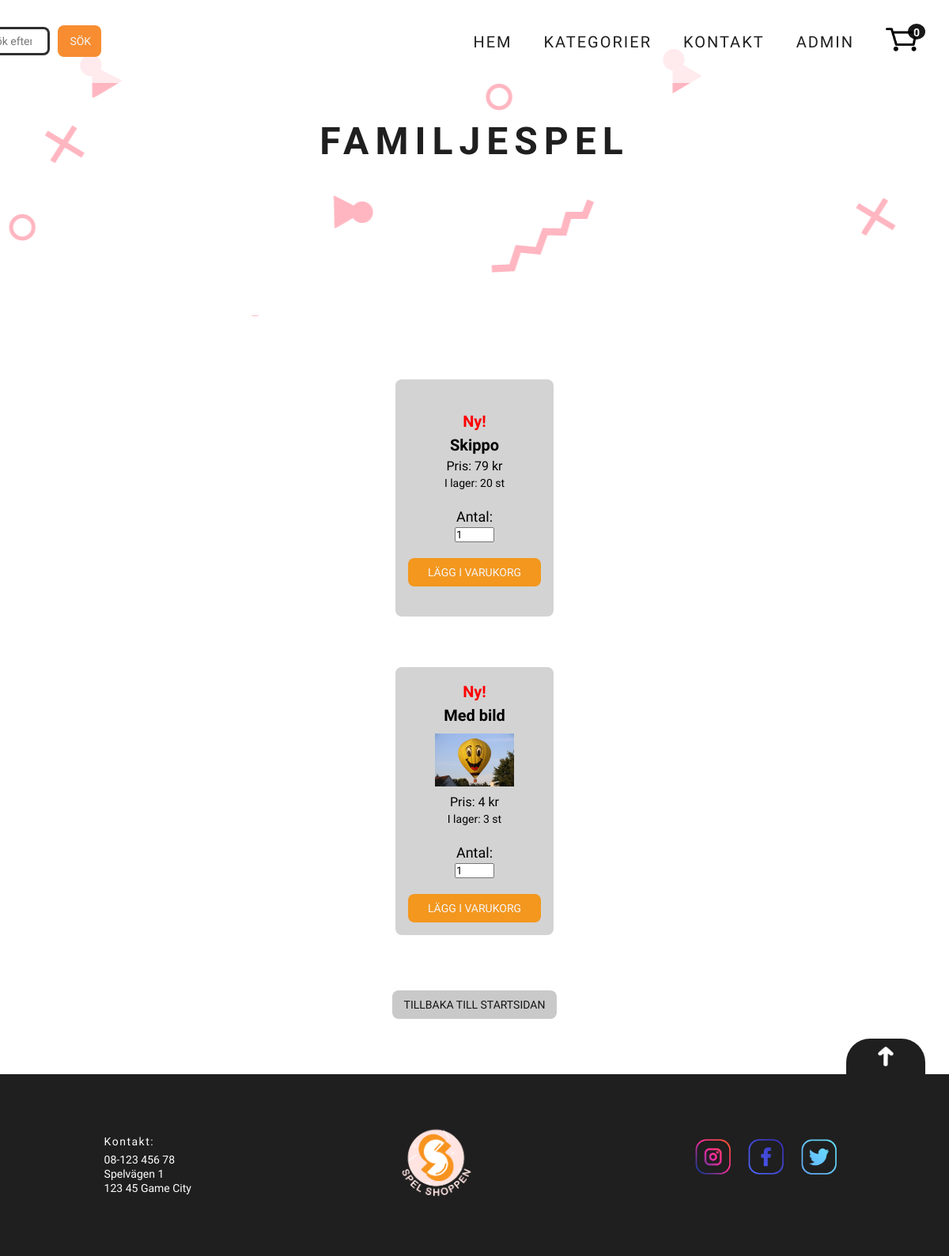
/categorypage/categorypage.php, run on an earlier commit of the app's database.
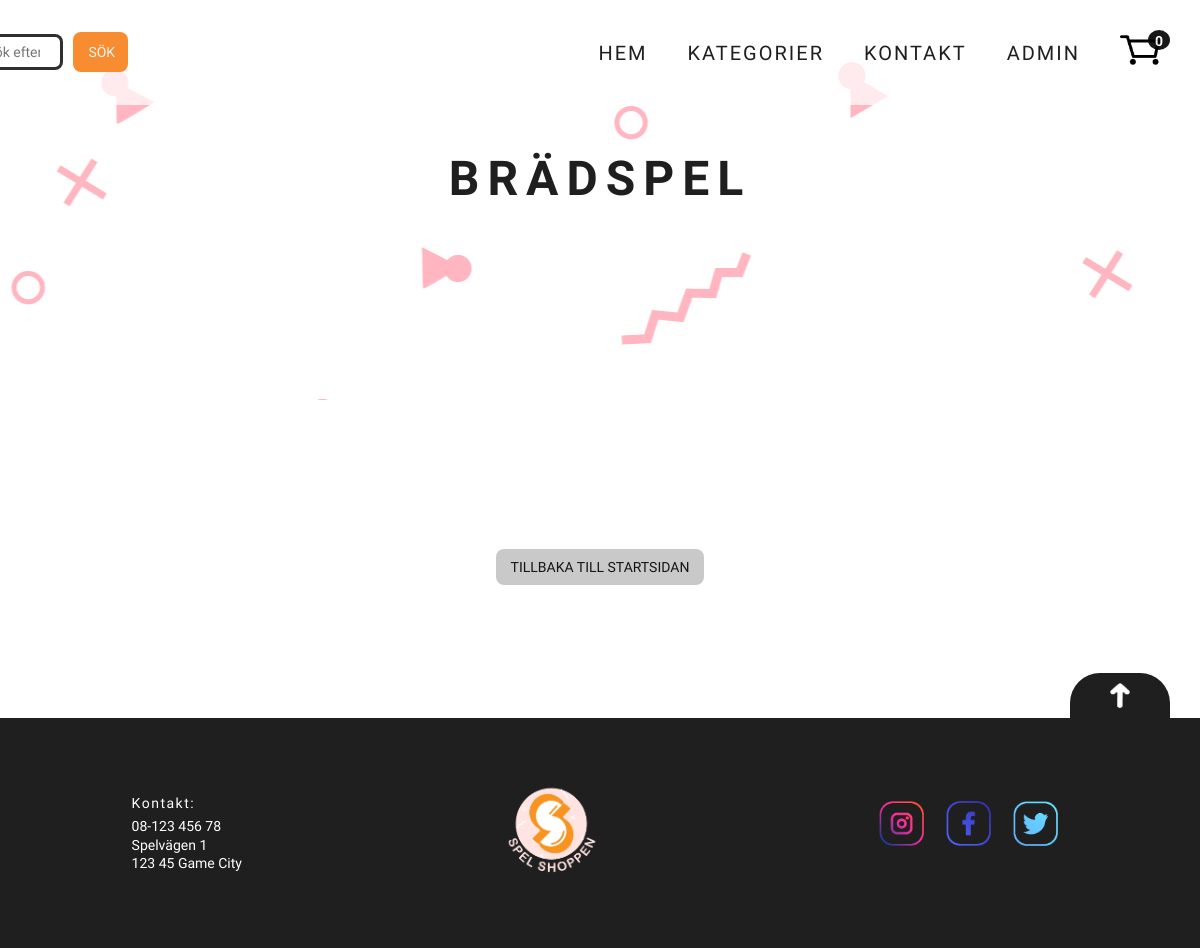
And on a later commit of the database.
### tables this page shows
CREATE TABLE `webshop_categories` (
  `categoryid` int(11) NOT NULL,
  `category` varchar(100) NOT NULL,
  `image` varchar(200) NOT NULL
);

CREATE TABLE `webshop_products` (
  `productid` int(11) NOT NULL,
  `categoryid` int(11) NOT NULL,
  `title` varchar(500) NOT NULL,
  `description` varchar(1000) NOT NULL,
  `price` decimal(10,0) NOT NULL,
  `quantity` int(11) NOT NULL,
  `productimg` varchar(1000) NOT NULL,
  `date` datetime NOT NULL DEFAULT current_timestamp()
);

### categorypage/categorypage.php (the view, shortened to what this page needs)
<?php
require_once '../second_header_extern.php';
require_once '../config/db.php';
  if(isset($_GET['id'])){
  $currentCategory = htmlspecialchars($_GET['id']);
} else {
  $currentCategory = 1;
};
$stmt = $db->prepare("SELECT * FROM webshop_products WHERE categoryid = $currentCategory");
$stmt->execute();
$statement = $db->prepare("SELECT `categoryid`, `category`
FROM `webshop_categories` WHERE categoryid = $currentCategory");
$statement->execute();
while ($rowCategory = $statement->fetch(PDO::FETCH_ASSOC)){
$category = htmlspecialchars($rowCategory['category']);
}
$sqlDate = "SELECT * FROM webshop_products WHERE quantity > 0 ORDER BY date ASC LIMIT 3";
$stmtDate = $db->prepare($sqlDate);
$stmtDate->execute();
?>
<section>
  <h1 class="category_name"><?php echo $category ?></h1>
  </header>
  <main>
  <div class="product_container">
    <?php
    while ($outletRow = $stmtDate->fetch(PDO::FETCH_ASSOC)) :
      $outletProductid[] = $outletRow['productid'];
    endwhile;
    while ($row = $stmt->fetch(PDO::FETCH_ASSOC)) :
      $title = htmlspecialchars($row['title']);
      $price = htmlspecialchars($row['price']);
      $productid = htmlspecialchars($row['productid']);
      $quantity = htmlspecialchars($row['quantity']);
      $date = htmlspecialchars($row['date']);
      $productimg = unserialize($row['productimg']);
      $percentage = 0.9;
      $outletPrice = ceil($price * $percentage);
      $savings = $price - $outletPrice;
        $any_items = "I lager: " . $quantity . " st";
            $now = date("yy-m-d");
            $dateNow=date_create($now);
            $dateProd=date_create($date);
            $diff=date_diff($dateProd,$dateNow);
            $diffDays = $diff->format('%R%a days');
            if($diffDays < 7){
                    if ($quantity == "0") {
                      echo "";
                  } else {
                    echo
                    "<div class='product_card'>
                    <h3 class='product_price-new'>Ny!</h3>
                          <a href= '../product/product_info.php? id=$productid'
                          class='product_title'>$title</a>";
                          if(!empty($productimg) && $productimg[0] !== ""){
                            echo "<img src='../images/$productimg[0]' width='100px' class='product_img'>";
                            }
                          echo "<span class='product_price'>Pris: $price kr</span>
                          <p class='any-items'>$any_items</p>
                          <p class='hidden-price' style='display:none'>$price</p>
                          <p class='hidden-quantity' style='display:none;'>$quantity</p>
                          <p class='hidden-productid' style='display:none'>$productid</p>
                          <label for='cartQty'>Antal:</label>
                          <input type='number' id='cartQty' name='cartQty' class='cartQty' min='1' max='$quantity' value='1'>
                     <button class='cart-btn product_card-btn'>Lägg i varukorg</button>";
                  }
                echo "</div>";
            }else if(in_array($productid, $outletProductid)) {
                    if ($quantity == "0") {
                     echo "";
                  }else{
                    echo
              "<div class='product_card'>
              <p class='product_price-outlet'>Pris: $outletPrice kr</p>
                    <a href= '../product/product_info.php? id=$productid'
                    class='product_title'>$title</a>";
                    if(!empty($productimg) && $productimg[0] !== ""){
                      echo "<img src='../images/$productimg[0]' width='100px' class='product_img'>";
                      }
                    echo "
                    <p class='product_price-old'>Normalpris: $price kr</p>
                    <p class='product_price-savings'>Du sparar: $savings kr! (-10%) </p>
                    <p class='any-items'>$any_items</p>
                    <p class='hidden-price' style='display:none;'>$price</p>
                    <p class='hidden-outletPrice' style='display:none;'>$outletPrice</p>
                    <p class='hidden-quantity' style='display:none;'>$quantity</p>
                    <p class='hidden-productid' style='display:none'>$productid</p>
                    <label for='cartQty'>Antal:</label>
                    <input type='number' id='cartQty' name='cartQty' class='cartQty' min='1' max='$quantity' value='1'>
                     <button class='cart-btn product_card-btn'>Lägg i varukorg</button>";
                  }
                echo "</div>";
            }
    endwhile;
    ?>
  </div>
  <br>
  <br>
  <button class="btn-back"><a href="../index.php">Tillbaka till startsidan</a></button>
<?php require_once '../footer.php'; ?>

### second_header_extern.php (shortened to what this page needs)
<?php
require_once "config/db.php";
$stmt = $db->prepare("SELECT `categoryid`, `category`
                      FROM `webshop_categories`");
$stmt->execute();
while ($row = $stmt->fetch(PDO::FETCH_ASSOC)) {
  $category = htmlspecialchars($row['category']);
}
?>
<!DOCTYPE html>
<html lang="en">
<head>
  <link rel="stylesheet" type="text/css" href="styles/main.css" />
  <link rel="stylesheet" type="text/css" href="../styles/main.css" />
</head>
<body>
  <header class="second_hero" id="home">
    <div class="menu-wraper">
      <div class="menu-wraper">
        <nav class="menu_nav">
          <ul class="menu-wraper__link-list">
            <li class="menu-wraper__link-item">
              <form id="search-form" action="" class="search-form">
                <input type="text" name="search" id="search-Field" class="search-form__input-field" placeholder="Sök efter spel">
                <button id="search_btn">Sök</button>
              </form>
            </li>
            <li class="menu-wraper__link-item">
              <a class="menu-wraper__links" href="/index.php">HEM</a>
            </li>
            <li class="menu-wraper__link-item">
              <div class="dropdown">
                <a class="menu-wraper__links" id="dropdown-categories" href="#">KATEGORIER</a>
              </div>
            </li>
            <li class="menu-wraper__link-item">
              <a class="menu-wraper__links" href="">KONTAKT</a>
            </li>
            <li class="menu-wraper__link-item">
              <a class="menu-wraper__links" href="/admin/index.php">ADMIN</a>
            </li>
            <li class="menu-wraper__link-item">
            <div class="cart-wrapper">
              <a class="menu-wraper__links" href="../order/orderpage.php"><img src="/images/cart.png" class="cart-img"></a>
              <span class="counter" id="counter">0</span>
              </div>
            </li>
          </ul>
        </nav>
      </div>

### footer.php (shortened to what this page needs)
</main>
<footer class="footer">
    <div class="scroll_top-container">
        <span class="scroll-top"><a href="#home"><img src="/images/1x/arrowup.png" class="arrow-up"></a></span>
    </div>
    <div class="footer__contact">
        <p class="bold_txt">Kontakt:</p>
        <p>08-123 456 78</p>
        <p>Spelvägen 1</p>
        <p>123 45 Game City</p>
    </div>
    <div class="footer__logo img__wrapper">
        <img class="logo__img" src="/images/loga.png" alt="Logo">
    </div>
    <div class="footer__socialmedia">
        <div class="img__wrapper icon-parent">
            <img class="socialmedia__img" src="/images/1x/insta.png" alt="Instagram">
        </div>
        <div class="img__wrapper icon-parent">
            <img class="socialmedia__img" src="/images/1x/faceb.png" alt="facebook">
        </div>
        <div class="img__wrapper icon-parent">
            <img class="socialmedia__img" src="/images/1x/twitter.png" alt="Twitter">
        </div>
    </div>
</footer>
</body>
</html>

What changed in the data, as far as the page shows it:
removed webshop_categories: category "FAMILJESPEL"
removed webshop_products: title "Skippo", price "79", quantity "I lager: 20 st"
no longer on this page (row edited): webshop_products: title "Med bild", price "4", quantity "I lager: 3 st"
added webshop_categories: category "BRÄDSPEL"
